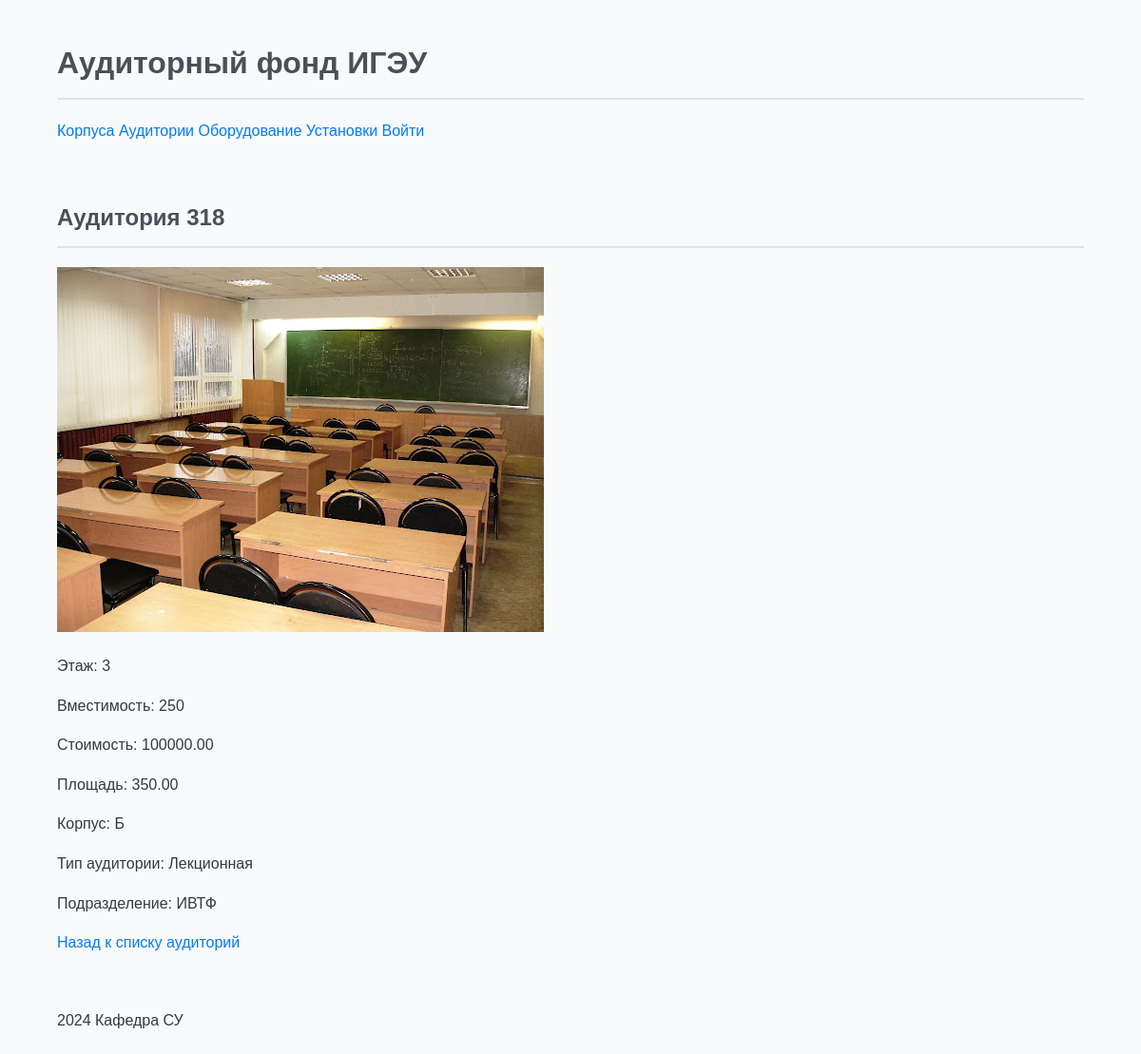
The app's page /rooms/4/ with its own data.
### classrooms/models.py (models this page shows, shortened)
class Room(models.Model):
    number = models.CharField(max_length=10, verbose_name="Номер аудитории")
    floor = models.IntegerField(verbose_name="Этаж")
    cost = models.DecimalField(max_digits=10, decimal_places=2, verbose_name="Стоимость")
    area = models.DecimalField(max_digits=10, decimal_places=2, verbose_name="Площадь")
    capacity = models.IntegerField(verbose_name="Вместимость")
    campus = models.ForeignKey('Campus', on_delete=models.CASCADE, verbose_name="Корпус")
    room_type = models.ForeignKey('RoomType', on_delete=models.CASCADE, verbose_name="Тип аудитории")
    department = models.ForeignKey('Department', on_delete=models.CASCADE, verbose_name="Факультет")
    photo = models.ImageField(upload_to='rooms/', verbose_name="Фотография", blank=True, null=True)
    name = models.CharField(max_length=100, default="Default Room")
    capacity = models.PositiveIntegerField()

class Campus(models.Model):
    name = models.CharField(max_length=255)
    photo = models.ImageField(upload_to='campus_photos/', blank=True, null=True)

class RoomType(models.Model):
    name = models.CharField(max_length=255)

class Department(models.Model):
    name = models.CharField(max_length=255)

### classrooms/views.py (the view)
# urls.py: path('rooms/<int:pk>/', views.RoomDetailView.as_view(), name='room_detail'),
class RoomDetailView(DetailView):
    model = Room
    template_name = 'classrooms/room_detail.html'
    context_object_name = 'room'

### classrooms/templates/classrooms/room_detail.html
{% extends "base_generic.html" %}
{% block content %}
  <h2>Аудитория {{ room.number }}</h2>
  {% if room.photo %}
    <img src="{{ room.photo.url }}" alt="Фото аудитории {{ room.number }}" class="card-image">
  {% else %}
    <p>Фото отсутствует.</p>
  {% endif %}
  <p>Этаж: {{ room.floor }}</p>
  <p>Вместимость: {{ room.capacity }}</p>
  <p>Стоимость: {{ room.cost }}</p>
  <p>Площадь: {{ room.area }}</p>
  <p>Корпус: {{ room.campus.name }}</p>
  <p>Тип аудитории: {{ room.room_type.name }}</p>
  <p>Подразделение: {{ room.department.name }}</p>
  <a href="{% url 'room_list' %}">Назад к списку аудиторий</a>
{% endblock %}

### classrooms/templates/static/css/style.css (style rules this page uses)
body { font-family: 'Arial', sans-serif; background-color: #f8f9fa; color: #343a40; margin: 0; padding: 0; line-height: 1.6; }
h1, h2, h3 { color: #495057; border-bottom: 2px solid #dee2e6; padding-bottom: 10px; margin-bottom: 20px; }
a { color: #007bff; text-decoration: none; transition: color 0.3s ease; }

### records on screen
Room: number "318", photo (picture), floor "3", capacity "250", cost "100000.00", area "350.00", campus.name "Б", room_type.name "Лекционная", department.name "ИВТФ"
